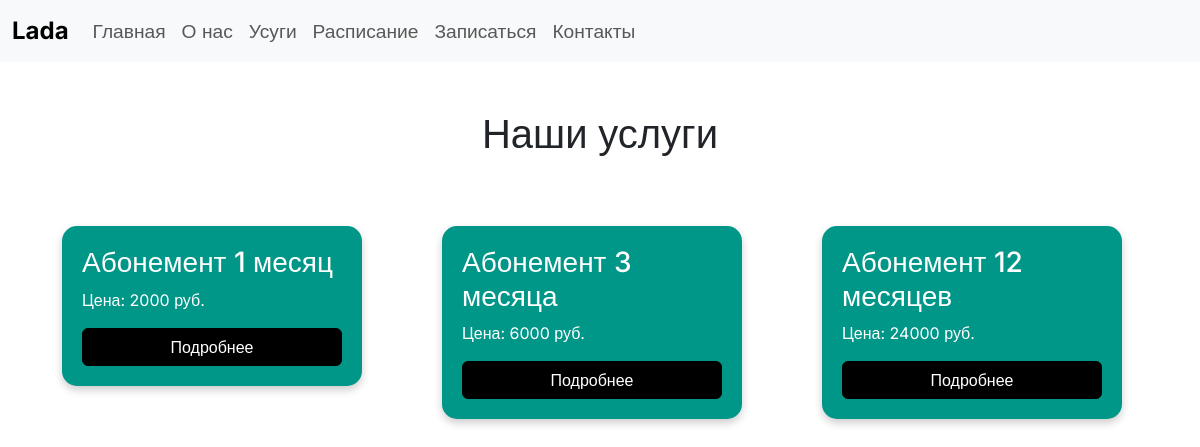
/services, run on the app's committed database.
### main.py (models this page shows, shortened)
class Service(db.Model):
    id = db.Column(db.Integer, primary_key=True)
    name = db.Column(db.String(100), nullable=False)
    price = db.Column(db.Integer, nullable=False)
    description = db.Column(db.String(100), nullable=False)

### main.py (the view)
@app.route("/services")
def view_services_page():
    services = Service.query.all()
    return render_template("services.html", services=services, title="Услуги")

### templates/services.html (shortened to what this page needs)
{% extends 'base.html' %}
{% block body %}
<div class="container mt-5">
  <h1 class="text-center mb-5">Наши услуги</h1>
  <div class="row justify-content-center">
    {% for service in services %}
      <div class="col-md-4">
        <div class="service-card" data-toggle="modal" data-target="#serviceModal{{ service.id }}">
          <h3>{{ service.name }}</h3>
          <p>Цена: {{ service.price }} руб.</p>
          <button type="button" class="btn btn-primary">
            Подробнее
          </button>
        </div>
      </div>
    {% endfor %}
  </div>
</div>
{% endblock %}

### data on the page
Service: name "Абонемент 1 месяц", price "2000"
Service: name "Абонемент 3 месяца", price "6000"
Service: name "Абонемент 12 месяцев", price "24000"
